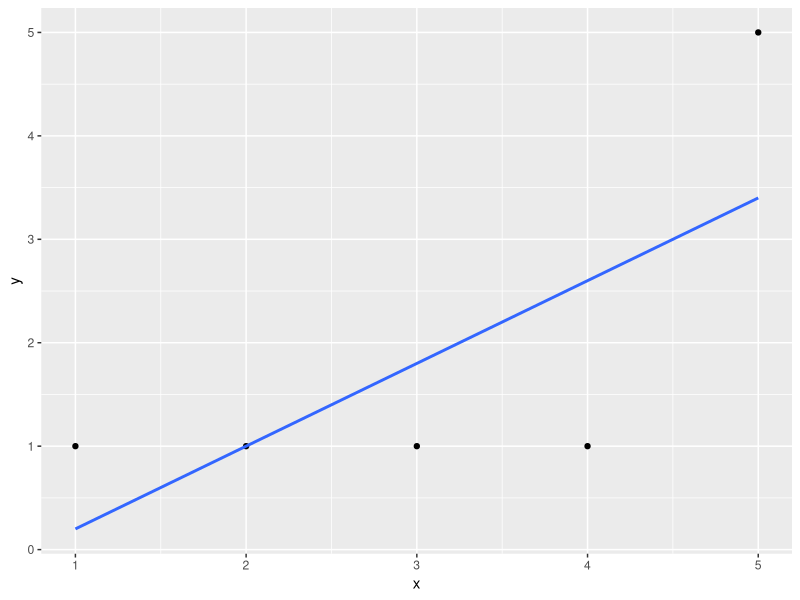
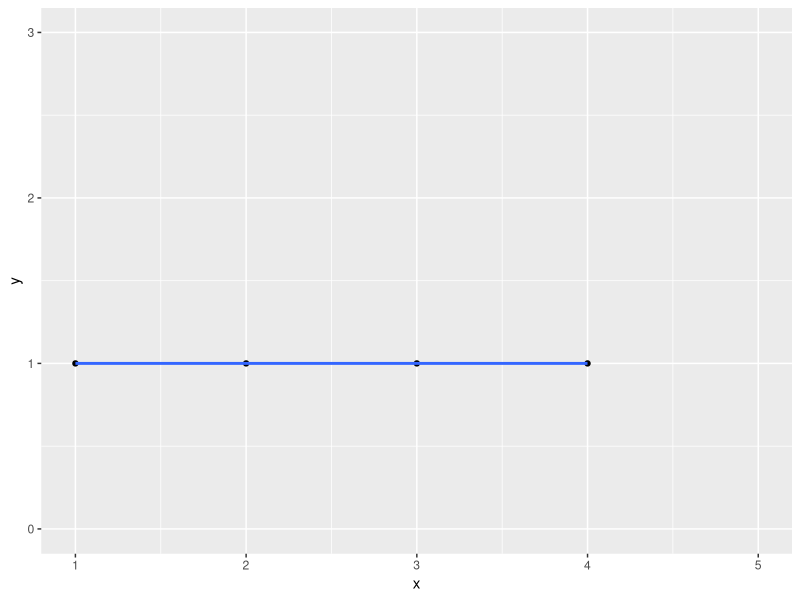
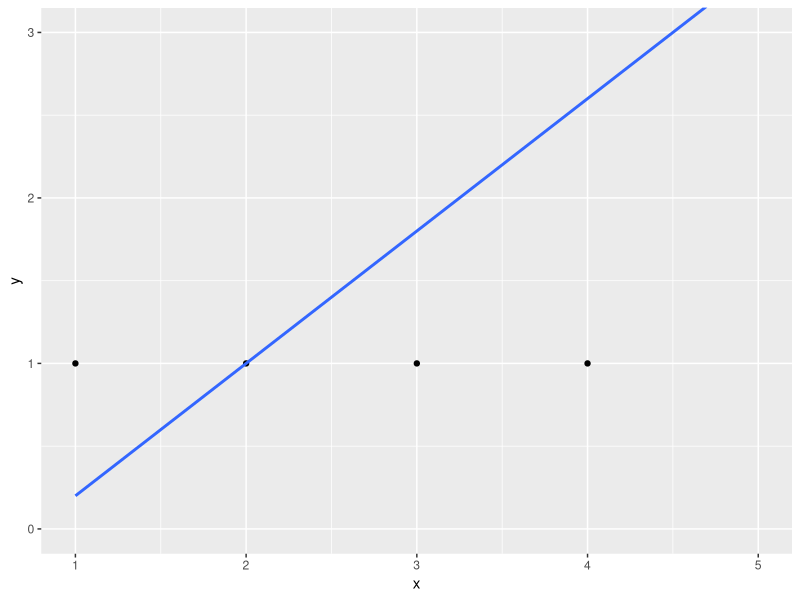

Reproduce these figures in R, in order.
## ---- chunk 1
knitr::opts_chunk$set(
  echo = TRUE, message=FALSE, warning = FALSE, eval = TRUE, 
  fig.width = 16/2, fig.height = 9/2
)

# Set seed value of random number generator to get "replicable" random numbers.
# Why 76? Because of https://www.youtube.com/watch?v=xjJ7FheCkCU
set.seed(76)
## ---- chunk 2
library(ggplot2)
library(dplyr)

example <- tibble(
  x = c(1, 2, 3, 4, 5),
  y = c(1, 1, 1, 1, 5)
)

ggplot(example, aes(x = x, y = y)) +
  geom_point() +
  geom_smooth(method = "lm", se = FALSE)
## ---- chunk 3
ggplot(example, aes(x = x, y = y)) +
  geom_point() +
  geom_smooth(method = "lm", se = FALSE) +
  ylim(0, 3)
## ---- chunk 4
ggplot(example, aes(x = x, y = y)) +
  geom_point() +
  geom_smooth(method = "lm", se = FALSE) +
  coord_cartesian(ylim = c(0, 3))
